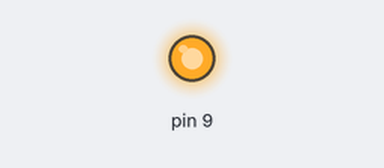
The sketch below on a simulated Arduino Uno, built with avr-gcc and run on an emulated ATmega328P. Parts: output pins drawn as LEDs (lit = HIGH). At 0.0 s the program stops and its outputs stay as they are.

Above: at 0.1 s.
Timing chart, 0 to 1.5 s (numbered marks = the images above):
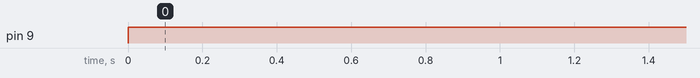

Measured:
- by itself, pin 9: LOW → HIGH at 0.00 s

The sketch:

Realy_circuit_with_arduino.ino
```cpp
int a = 1;
int b = 0;

void setup() {
  Serial.begin(9600);
  pinMode(9, OUTPUT);

  // put your setup code here, to run once:
}

void loop() {

  if (a > b) {

    digitalWrite(9, HIGH);
    exit(0);
  }
}
```
